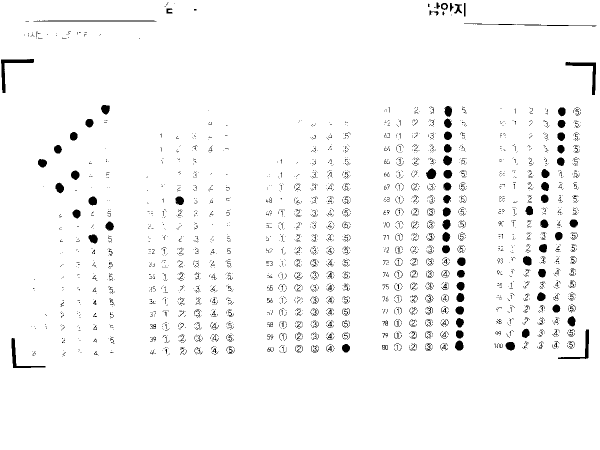
#> input picture routes/test.png, 1200 x 900 px (shown at 1/2 size)
$ python omr.py --input ../routes/test.png   (older library calls are emulated)
#> lines starting #> are read from the running program, lines starting #| are printed output that depends on the picture; after the words box and inside, x2 and y2 are one past the last pixel; in counts of white or black regions, pixels touching at a corner belong together
import argparse
import cv2
import math
import numpy as np
#from unittest.mock import right

#from unittest import mock

CORNER_FEATS = (
    0.322965313273202,
    0.19188334690998524,
    1.1514327482234812,
    0.998754685666376,
)

TRANSF_SIZE = 512


def normalize(im):
    return cv2.normalize(im, np.zeros(im.shape), 0, 255, norm_type=cv2.NORM_MINMAX)

def get_approx_contour(contour, tol=.01):
    """Get rid of 'useless' points in the contour"""
    epsilon = tol * cv2.arcLength(contour, True)
    return cv2.approxPolyDP(contour, epsilon, True)

def get_contours(image_gray):
    im2, contours, hierarchy = cv2.findContours(
        image_gray, cv2.RETR_TREE, cv2.CHAIN_APPROX_SIMPLE)

    return list(map(get_approx_contour, contours))

def get_corners(contours):
    return sorted(
        contours,
        key=lambda c: features_distance(CORNER_FEATS, get_features(c)))[:4]

def get_bounding_rect(contour):
    rect = cv2.minAreaRect(contour)
    box = cv2.boxPoints(rect)
    return np.int0(box)

def get_convex_hull(contour):
    return cv2.convexHull(contour)

def get_contour_area_by_hull_area(contour):
    return (cv2.contourArea(contour) /
            cv2.contourArea(get_convex_hull(contour)))

def get_contour_area_by_bounding_box_area(contour):
    return (cv2.contourArea(contour) /
            cv2.contourArea(get_bounding_rect(contour)))

def get_contour_perim_by_hull_perim(contour):
    return (cv2.arcLength(contour, True) /
            cv2.arcLength(get_convex_hull(contour), True))

def get_contour_perim_by_bounding_box_perim(contour):
    return (cv2.arcLength(contour, True) /
            cv2.arcLength(get_bounding_rect(contour), True))

def get_features(contour):
    try:
        return (
            get_contour_area_by_hull_area(contour),
            get_contour_area_by_bounding_box_area(contour),
            get_contour_perim_by_hull_perim(contour),
            get_contour_perim_by_bounding_box_perim(contour),
        )
    except ZeroDivisionError:
        return 4*[np.inf]

def features_distance(f1, f2):
    return np.linalg.norm(np.array(f1) - np.array(f2))

# Default mutable arguments should be harmless here
def draw_point(point, img, radius=5, color=(0, 0, 255)):
    cv2.circle(img, tuple(point), radius, color, -1)

def get_centroid(contour):
    m = cv2.moments(contour)
    x = int(m["m10"] / m["m00"])
    y = int(m["m01"] / m["m00"])
    return (x, y)

def order_points(points):
    """Order points counter-clockwise-ly."""
    origin = np.mean(points, axis=0)

    def positive_angle(p):
        x, y = p - origin
        ang = np.arctan2(y, x)
        return 2 * np.pi + ang if ang < 0 else ang

    return sorted(points, key=positive_angle)

def get_outmost_points(contours):
    all_points = np.concatenate(contours)
    return get_bounding_rect(all_points)

def perspective_transform(img, points , realCorners):
    """Transform img so that points are the new corners"""


    source = np.array(
        realCorners,
        dtype="float32")
    dest = np.array([
        [TRANSF_SIZE+0, TRANSF_SIZE+0],
        [0, TRANSF_SIZE],
        [0, -0],
        [TRANSF_SIZE, +0]],
        dtype="float32")

    img_dest = img.copy()

    """source[2][0] = 361.
    source[2][1] = 119.
    source[3][0] = 840.
    source[3][1] = 117."""


    transf = cv2.getPerspectiveTransform(source, dest)
    warped = cv2.warpPerspective(img, transf, (512, 512))
    return warped

def sheet_coord_to_transf_coord(x, y):
    return list(map(lambda n: int(np.round(n)), (
        TRANSF_SIZE * x/1470.055,
        TRANSF_SIZE * (1 - y/1930.362)
    )))

def get_question_patch(transf, q_number):
    left_end = 189;
    right_end = 639;
    if(q_number>20):
        q_number = q_number-20;
        left_end = 935;
        right_end = 1485;

    # Top left
    tl = sheet_coord_to_transf_coord(
        left_end,
        1650 - 81 * (q_number - 1)
    )
 #   logging.warning(tl)

    # Bottom right
    br = sheet_coord_to_transf_coord(
        right_end,
        1600 - 81 * (q_number - 1)
    )
  #  logging.warning(br)
    return transf[tl[1]:br[1], tl[0]:br[0]]

def get_question_patches(transf):
    for i in range(1, 41):
        yield get_question_patch(transf, i)

def get_alternative_patches(question_patch):
    for i in range(5):
        x0, _ = sheet_coord_to_transf_coord(100 * i, 0)
        x1, _ = sheet_coord_to_transf_coord(60 + 100 * i, 0)
        yield question_patch[:, x0:x1]

def draw_marked_alternative(question_patch, index):
    cx, cy = sheet_coord_to_transf_coord(
        50 * (2 * index + .5),
        50/2)
    draw_point((cx, TRANSF_SIZE - cy), question_patch, radius=5, color=(255, 0, 0))

def get_marked_alternative(alternative_patches):
    means = list(map(np.mean, alternative_patches))
    sorted_means = sorted(means)

    # Simple heuristic
    if sorted_means[0]/sorted_means[1] > .7:
        return None

    return np.argmin(means)

def get_letter(alt_index):
    return ["1", "2", "3", "4", "5"][alt_index] if alt_index is not None else "N/A"

def get_answers(source_file):
    """Run the full pipeline:

        - Load image
        - Convert to grayscale
        - Filter out high frequencies with a Gaussian kernel
        - Apply threshold
        - Find contours
        - Find corners among all contours
        - Find 'outmost' points of all corners
        - Apply perpsective transform to get a bird's eye view
        - Scan each line for the marked answer
    """
#> called with source_file = '../routes/test.png'

    im_orig = cv2.imread(source_file)
#> im_orig is the input picture: shape (900, 1200, 3); min 0, max 255, mean 247.3

    blurred = cv2.GaussianBlur(im_orig, (11, 11), 10)
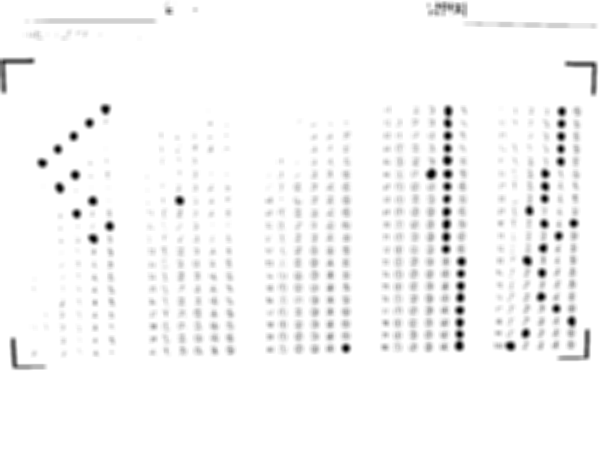
#> blurred: shape (900, 1200, 3) (shown at 1/2 size); min 0, max 255, mean 247.3

    im = normalize(cv2.cvtColor(blurred, cv2.COLOR_BGR2GRAY))

    ret, im = cv2.threshold(im, 127, 255, cv2.THRESH_BINARY)
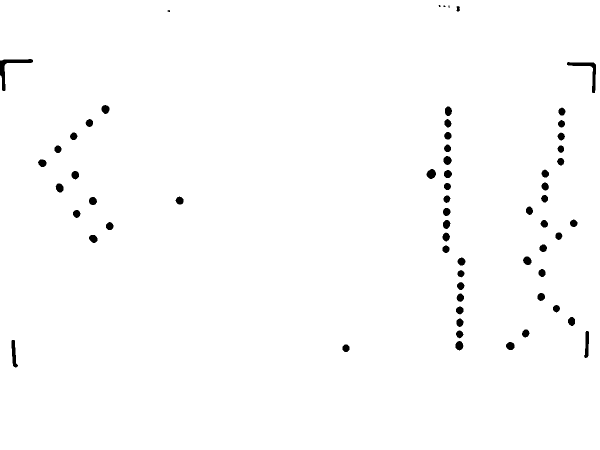
#> im: shape (900, 1200) (shown at 1/2 size); 98.9% white; 63 black regions (4 under 20 px)

    contours = get_contours(im)
#> in get_contours, `im2, contours, hierarchy = cv2.findContours( image_gray, cv2.RETR_TREE..`: contours = 63 contours, 3 with area under 20; largest, box (x1, y1, x2, y2) and area: (0, 0, 1200, 900) 1076912, (1133, 123, 1193, 187) 847, (22, 679, 37, 736) 453, (1167, 661, 1179, 717) 422, (852, 337, 873, 359) 302
#> in get_approx_contour, `epsilon = tol * cv2.arcLength(contour, True)`: epsilon = 43.88
#> contours = 63 contours, 3 with area under 20; largest, box (x1, y1, x2, y2) and area: (0, 0, 1200, 900) 1076878, (1134, 124, 1193, 187) 769, (22, 679, 37, 736) 442, (1167, 661, 1179, 717) 429, (852, 337, 873, 359) 303
    corners = get_corners(contours)
#> corners = 4 contours; box (x1, y1, x2, y2) and area: (1134, 124, 1193, 187) 769, (22, 679, 37, 736) 442, (1167, 661, 1179, 717) 429, (912, 11, 921, 24) 72
    realCorners = get_change_num(corners)


    cv2.drawContours(im_orig, corners, -1, (0, 255, 0), 3)

    outmost = order_points(get_outmost_points(corners))
    transf = perspective_transform(im_orig, outmost , realCorners)

    answers = []
    for i, q_patch in enumerate(get_question_patches(transf)):
        alt_index = get_marked_alternative(get_alternative_patches(q_patch))

        if alt_index is not None:
            draw_marked_alternative(q_patch, alt_index)

        answers.append(get_letter(alt_index))

    #cv2.imshow('orig', im_orig)
    #cv2.imshow('blurred', blurred)
    #cv2.imshow('bw', im)

    return answers, transf
def get_change_num(corners):

    a= 1000000
    b = 0
    c = 0
    d = 0
    e = 1000000
    f = 1000000
    g = 0
    h = 1000000
    temp = ["","","",""]
    for i in range(0 , 4):
        temp[i] = corners[i][0][0][0]*corners[i][0][0][0] +corners[i][0][0][1]*corners[i][0][0][1]
#> after the loop, temp = [1301332, 461617, 837346, 1819897]

    for i in range(1 ,4):
        for j in range(0 , i):
            if(temp[j]>temp[i]):
                temp1 = temp[j]
                temp[j] = temp[i]
                temp[i] = temp1
                temp2 = corners[j]
                corners[j] = corners[i]
                corners[i] = temp2
#> after the loop, temp = [461617, 837346, 1301332, 1819897]
    maxLength = 0
    for i in corners[0]:
        for j in corners[3]:
            tempa =(i[0][0] - j[0][0])*(i[0][0] - j[0][0]) +(i[0][1] - j[0][1])*(i[0][1] - j[0][1])
            if tempa>maxLength:
                temp[0] = i[0]
                temp[3] = j[0]
                maxLength = tempa
#> this loop made 8 passes
#> i on passes 1 to 8: [[24, 679]], [[30, 681]], [[32, 726]], [[36, 730]], [[32, 735]], [[25, 731]], [[22, 696]], [[22, 681]]
#> after the loop, maxLength = 1337360; temp = [[22, 696], 837346, 1301332, [1178, 664]]

    maxLength = 0

    for i in corners[1]:
        for j in corners[2]:
            tempa =(i[0][0] - j[0][0])*(i[0][0] - j[0][0]) +(i[0][1] - j[0][1])*(i[0][1] - j[0][1])
            if tempa>maxLength:
                temp[1] = i[0]
                temp[2] = j[0]
                maxLength = tempa
#> this loop made 15 passes
#> i on passes 1 to 12: [[915, 11]], [[918, 12]], [[920, 14]], [[919, 15]], [[919, 18]], [[920, 19]], [[920, 20]], [[917, 23]], [[914, 23]], [[912, 21]], [[912, 20]], [[913, 19]]
#> after the loop, maxLength = 106658; temp = [[22, 696], [912, 13], [1189, 186], [1178, 664]]
    tempa = temp[2]
#> tempa = [1189, 186]
    temp[2] = temp[0]
    temp[0] = tempa

    tempa = temp[1]
#> tempa = [912, 13]
    temp[1] = temp[3]
    temp[3] = tempa

    tempa = temp[0]
#> tempa = [1189, 186]
    temp[0] = temp[1]
    temp[1] = tempa

    return temp;
def main():
    parser = argparse.ArgumentParser()

    parser.add_argument(
        "--input",
        help="Input image filename",
        required=True,
        type=str)

    parser.add_argument(
        "--output",
        help="Output image filename",
        type=str)

    parser.add_argument(
        "--show",
        action="store_true",
        help="Displays annotated image")

    args = parser.parse_args()

    answers, im = get_answers(args.input)
#> in get_answers, `realCorners = get_change_num(corners)`: realCorners = [[1178, 664], [1189, 186], [22, 696], [912, 13]]
#> in get_answers, `cv2.drawContours(im_orig, corners, -1, (0, 255, 0), 3)`:
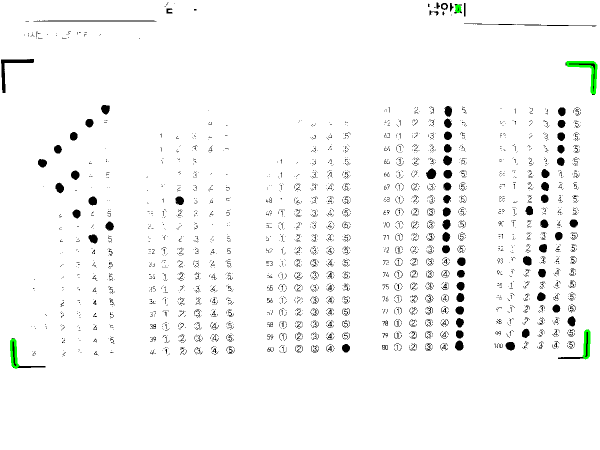
#> im_orig: shape (900, 1200, 3) (shown at 1/2 size); 0.23% of pixels changed, all inside (x1, y1, x2, y2) = (20, 9, 1195, 738)
#> in get_outmost_points, `all_points = np.concatenate(contours)`: all_points = contour of 40 points, box (x1, y1, x2, y2) (22, 11, 1193, 736), area 434632
#> in order_points, `origin = np.mean(points, axis=0)`: origin = [605.5, 370.5]
#> in positive_angle, `x, y = p - origin`: x = -583.5; y = 364.5
#> in positive_angle, `ang = np.arctan2(y, x)`: ang = 2.58
#> in get_answers, `outmost = order_points(get_outmost_points(corners))`: outmost = [[1201, 715], [22, 735], [10, 26], [1189, 6]]
#> in perspective_transform, `source = np.array( realCorners, dtype="float32")`: source = [[1178, 664], [1189, 186], [22, 696], [912, 13]]
#> in perspective_transform, `transf = cv2.getPerspectiveTransform(source, dest)`: transf = [[-0.136, -0.312, 219.9], [-0.132, -0.172, 122.9], [-0.000895, -0.000351, 1]]
#> in perspective_transform, `warped = cv2.warpPerspective(img, transf, (512, 512))`:
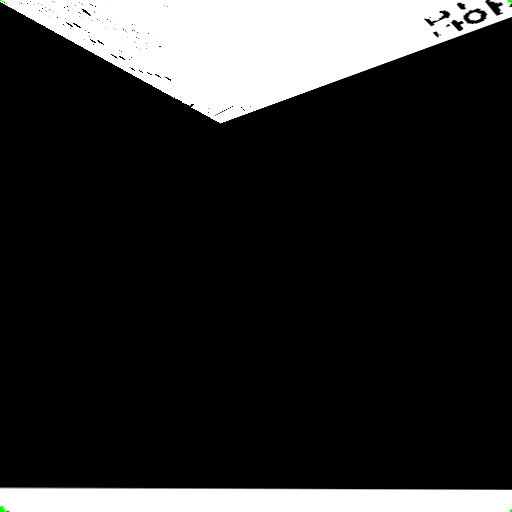
#> warped: shape (512, 512, 3); mean B, G, R 44.1, 44.2, 44.1
#> in get_question_patch, `left_end = 189;`: left_end = 189
#> in get_question_patch, `right_end = 639;`: right_end = 639
#> in get_question_patch, `tl = sheet_coord_to_transf_coord( left_end, 1650 - 81 * (q_number - 1) )`: tl = [66, 74]
#> in get_question_patch, `br = sheet_coord_to_transf_coord( right_end, 1600 - 81 * (q_number - 1..`: br = [223, 88]
#> the loop in get_answers, `for i, q_patch in enumerate(get_question_patches(transf)):` made 40 passes
#> (sorted_means in get_marked_alternative, alt_index, cx in draw_marked_alternative) on passes 1 to 10: ([0, 0, 154.7, 253.3, 255], 0, 9), ([0, 0, 0, 99.6, 254.3], 0, 9), ([0, 0, 0, 0, 53.9], 0, 9), ([0, 0, 0, 0, 0], 0, 9), ([0, 0, 0, 0, 0], 0, 9), ([0, 0, 0, 0, 0], 0, 9), ([0, 0, 0, 0, 0], 0, 9), ([0, 0, 0, 0, 0], 0, 9), ([0, 0, 0, 0, 0], 0, 9), ([0, 0, 0, 0, 0], 0, 9)
#> (means in get_marked_alternative, sorted_means in get_marked_alternative) on pass 20: ([153.9, 151.1, 148.2, 146.8, 145.2], [145.2, 146.8, 148.2, 151.1, 153.9])
#> after the loop in get_answers, `for i, q_patch in enumerate(get_question_patches(transf)):`: answers = 40 items, first 6: '1', '1', '1', '1', '1', '1'
#> im: shape (512, 512, 3)
#> answers = 40 items, first 6: '1', '1', '1', '1', '1', '1'

    for i, answer in enumerate(answers):
        print("{}".format( answer))
#> this loop made 40 passes
#> answer on passes 1 to 12: '1', '1', '1', '1', '1', '1', '1', '1', '1', '1', '1', '1'
#| 1
#| 1
#| 1
#| 1
#| 1
#| 1
#| 1
#| 1
#> (further printed lines are left out)

    if args.output:
        cv2.imwrite(args.output, im)


    if args.show:
        cv2.imshow('trans', im)


        while True:
            cv2.waitKey()

if __name__ == '__main__':
    main()
